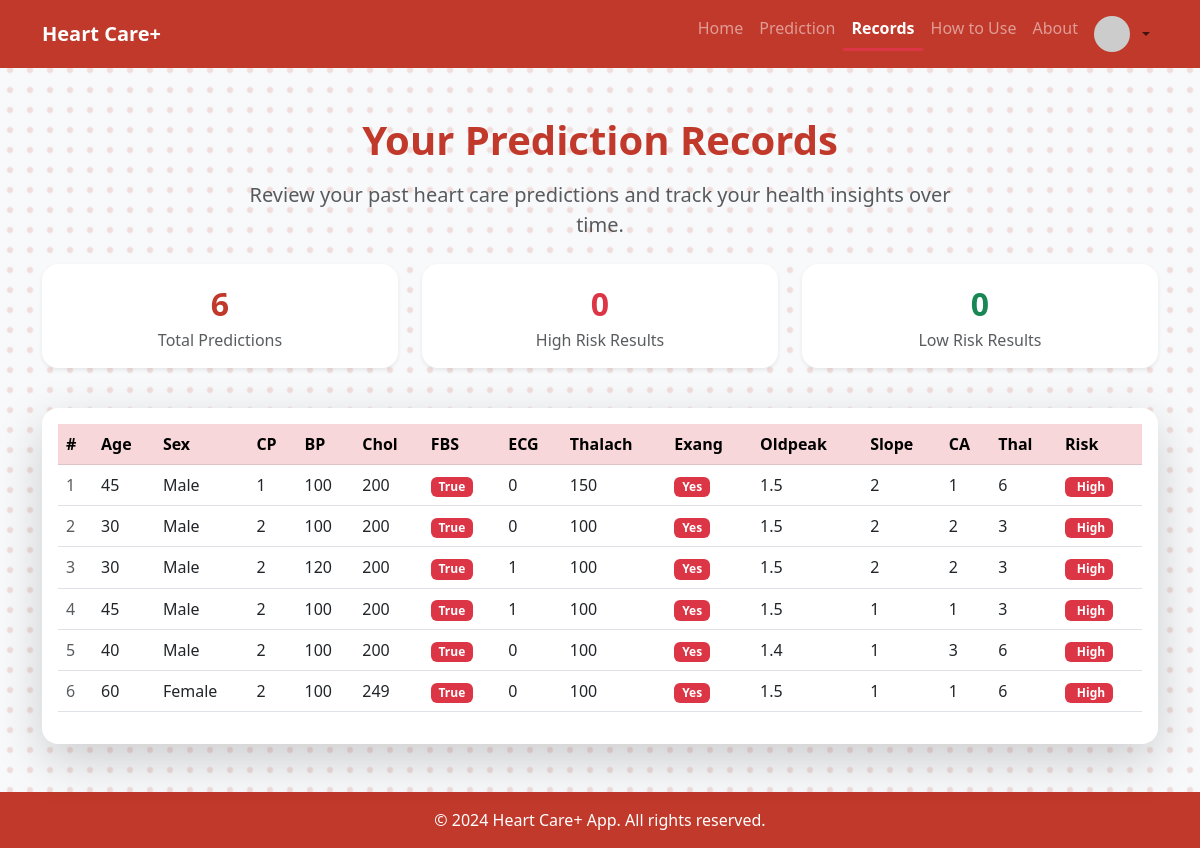
The app's page /records (signed in) with its own data.
### tables this page shows
CREATE TABLE records (
        id INTEGER PRIMARY KEY AUTOINCREMENT,
        user_id INTEGER,
        age INTEGER, sex INTEGER, cp INTEGER, trestbps INTEGER, chol INTEGER, fbs INTEGER, restecg INTEGER, thalach INTEGER, exang INTEGER, oldpeak REAL, slope INTEGER, ca INTEGER, thal INTEGER, risk INTEGER,
        FOREIGN KEY(user_id) REFERENCES users(id)
    );

### controllers/main_controller.py (the view)
@main_blueprint.route('/records')
def records():
    if 'user_id' not in session:
        return redirect(url_for('auth.login'))
    records = get_records(session['user_id'])
    return render_template('records.html', records=records, current_page='records')

### controllers/auth_controller.py (called while the page is built)
@auth_blueprint.before_app_request
def setup():
    init_db()

### models/user_model.py (called while the page is built)
def get_db():
    conn = sqlite3.connect(DB_PATH)
    conn.row_factory = sqlite3.Row
    return conn

def get_records(user_id):
    conn = get_db()
    c = conn.cursor()
    c.execute('SELECT * FROM records WHERE user_id = ?', (user_id,))
    records = c.fetchall()
    conn.close()
    return records

### templates/records.html (shortened to what this page needs)
{% extends 'base.html' %}
{% block content %}
<div class="container py-5">
  <div class="row mb-4">
    <div class="col-lg-8 mx-auto text-center">
      <h1 class="fw-bold mb-3" style="color:#c0392b;">Your Prediction Records</h1>
      <p class="lead text-muted mb-0">Review your past heart care predictions and track your health insights over time.</p>
    </div>
  </div>
  {% if records and records|length > 0 %}
  <div class="row mb-4 justify-content-center">
    <div class="col-md-4 mb-3">
      <div class="card border-0 shadow-sm text-center">
        <div class="card-body">
          <div class="fs-2 fw-bold" style="color:#c0392b;">{{ records|length }}</div>
          <div class="text-muted">Total Predictions</div>
        </div>
      </div>
    </div>
    <div class="col-md-4 mb-3">
      <div class="card border-0 shadow-sm text-center">
        <div class="card-body">
          <div class="fs-2 fw-bold text-danger">{{ records|selectattr('risk', 'equalto', 1)|list|length }}</div>
          <div class="text-muted">High Risk Results</div>
        </div>
      </div>
    </div>
    <div class="col-md-4 mb-3">
      <div class="card border-0 shadow-sm text-center">
        <div class="card-body">
          <div class="fs-2 fw-bold text-success">{{ records|selectattr('risk', 'equalto', 0)|list|length }}</div>
          <div class="text-muted">Low Risk Results</div>
        </div>
      </div>
    </div>
  </div>
  <div class="card shadow-lg border-0">
    <div class="card-body">
      <div class="table-responsive">
        <table class="table align-middle table-hover">
          <thead class="table-danger">
            <tr>
              <th>#</th>
              <th>Age</th>
              <th>Sex</th>
              <th>CP</th>
              <th>BP</th>
              <th>Chol</th>
              <th>FBS</th>
              <th>ECG</th>
              <th>Thalach</th>
              <th>Exang</th>
              <th>Oldpeak</th>
              <th>Slope</th>
              <th>CA</th>
              <th>Thal</th>
              <th>Risk</th>
            </tr>
          </thead>
          <tbody>
            {% for r in records %}
            <tr>
              <td class="text-muted">{{ loop.index }}</td>
              <td>{{ r['age'] }}</td>
              <td>{{ 'Male' if r['sex']==1 else 'Female' }}</td>
              <td>{{ r['cp'] }}</td>
              <td>{{ r['trestbps'] }}</td>
              <td>{{ r['chol'] }}</td>
              <td><span class="badge bg-{{ 'danger' if r['fbs']==1 else 'secondary' }}">{{ 'True' if r['fbs']==1 else 'False' }}</span></td>
              <td>{{ r['restecg'] }}</td>
              <td>{{ r['thalach'] }}</td>
              <td><span class="badge bg-{{ 'danger' if r['exang']==1 else 'success' }}">{{ 'Yes' if r['exang']==1 else 'No' }}</span></td>
              <td>{{ r['oldpeak'] }}</td>
              <td>{{ r['slope'] }}</td>
              <td>{{ r['ca'] }}</td>
              <td>{{ r['thal'] }}</td>
              <td>
                {% if r['risk'] %}
                  <span class="badge bg-danger"> High</span>
                {% else %}
                  <span class="badge bg-success"><i class="bi bi-heart-fill me-1"></i> Low</span>
                {% endif %}
              </td>
            </tr>
            {% endfor %}
          </tbody>
        </table>
      </div>
    </div>
  </div>
  {% else %}
  <div class="row">
    <div class="col-lg-8 mx-auto text-center">
      <div class="alert alert-info">No records found. Start your first prediction to see results here!</div>
    </div>
  </div>
  {% endif %}
</div>
{% endblock %}

### static/style.css (style rules this page uses)
body { background: #fff5f5; background-image: radial-gradient(rgba(192,57,43,0.15) 2px, transparent 4px); background-size: 20px 20px; }
.card { border-radius: 1rem; border: none; }

### records on screen
records: age "45", sex "Male", cp "1", trestbps "100", chol "200", fbs "True", restecg "0", thalach "150", exang "Yes", oldpeak "1.5", slope "2", ca "1", thal "6", risk "High"
records: age "30", sex "Male", cp "2", trestbps "100", chol "200", fbs "True", restecg "0", thalach "100", exang "Yes", oldpeak "1.5", slope "2", ca "2", thal "3", risk "High"
records: age "30", sex "Male", cp "2", trestbps "120", chol "200", fbs "True", restecg "1", thalach "100", exang "Yes", oldpeak "1.5", slope "2", ca "2", thal "3", risk "High"
records: age "45", sex "Male", cp "2", trestbps "100", chol "200", fbs "True", restecg "1", thalach "100", exang "Yes", oldpeak "1.5", slope "1", ca "1", thal "3", risk "High"
records: age "40", sex "Male", cp "2", trestbps "100", chol "200", fbs "True", restecg "0", thalach "100", exang "Yes", oldpeak "1.4", slope "1", ca "3", thal "6", risk "High"
records: age "60", sex "Female", cp "2", trestbps "100", chol "249", fbs "True", restecg "0", thalach "100", exang "Yes", oldpeak "1.5", slope "1", ca "1", thal "6", risk "High"

### other values on screen
{{ records|length }} "6"
{{ records|selectattr('risk', 'equalto', 1)|list|length }} "0"
{{ records|selectattr('risk', 'equalto', 0)|list|length }} "0"
{{ 2024 }} "2024"
